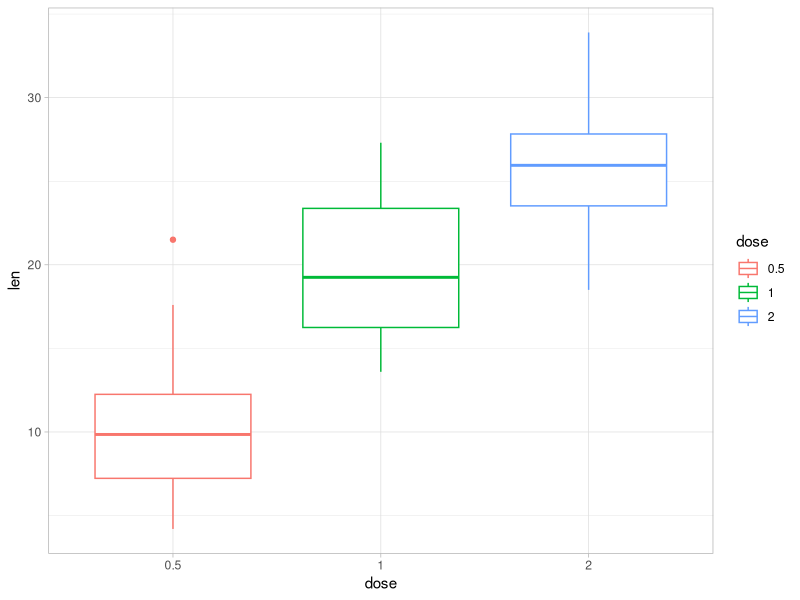
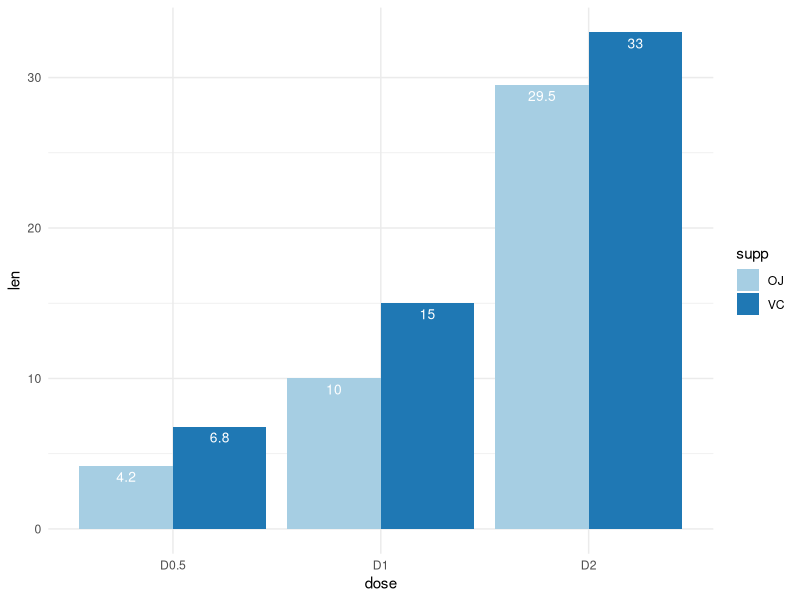
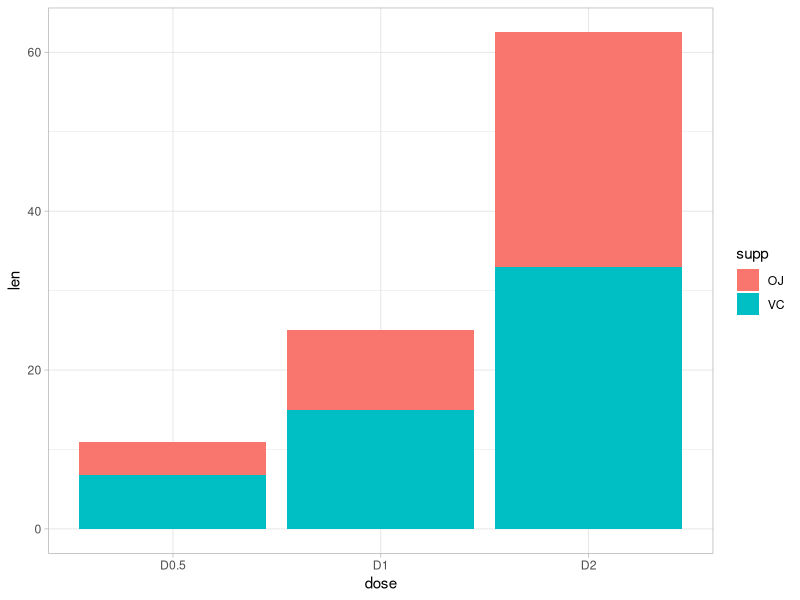
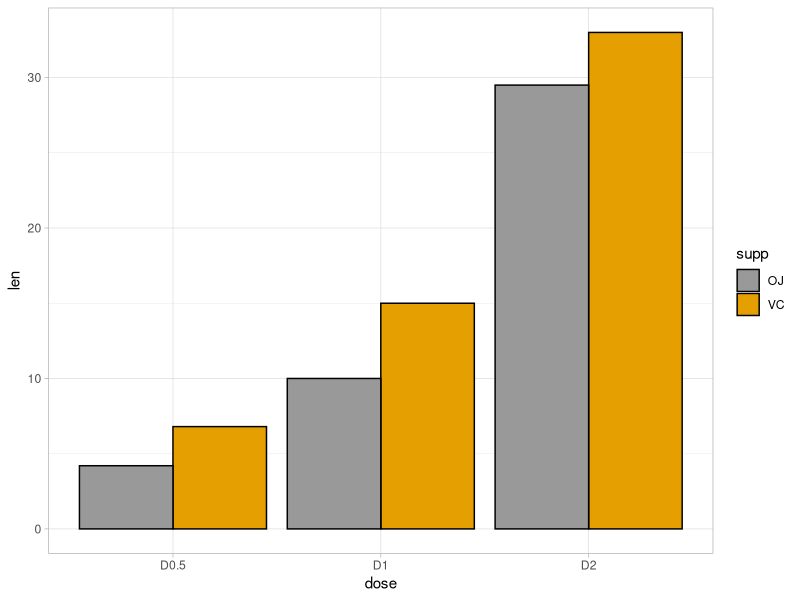
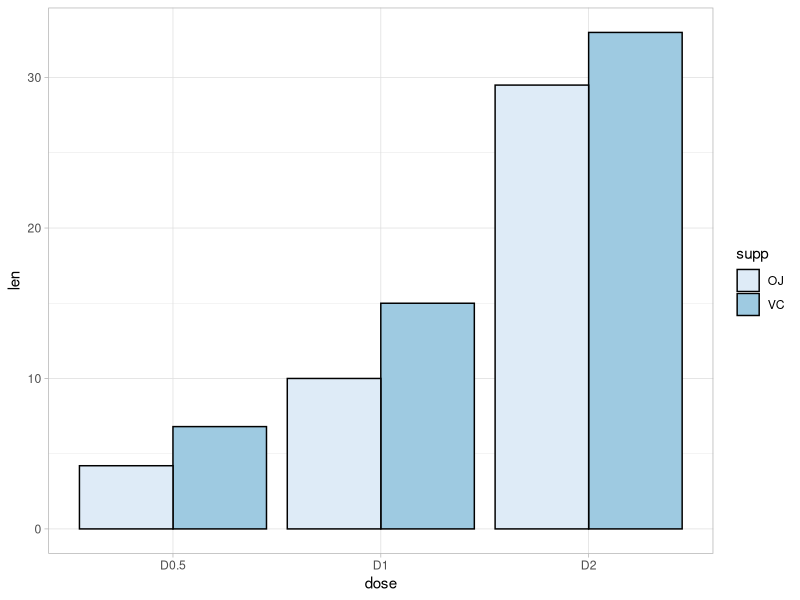

Write the R code that produced these figures, in order. (Note: this script raises an error after producing the figures.)
## ---- chunk 1
library(ggplot2)

ToothGrowth$dose <- as.factor(ToothGrowth$dose)
head(ToothGrowth)

p <- ggplot(ToothGrowth, aes(x=dose, y=len, color=dose)) + geom_boxplot()
p + theme_light()
## ---- chunk 2
df2 <- data.frame(supp=rep(c("VC", "OJ"), each=3),
                  dose=rep(c("D0.5", "D1", "D2"),2),
                  len=c(6.8, 15, 33, 4.2, 10, 29.5))
head(df2)

ggplot(data=df2, aes(x=dose, y=len, fill=supp)) +
  geom_bar(stat="identity", position=position_dodge())+
  geom_text(aes(label=len), vjust=1.6, color="white",
            position = position_dodge(0.9), size=3.5)+
  scale_fill_brewer(palette="Paired")+
  theme_minimal()
## ---- chunk 3

# Stacked barplot with multiple groups
p = ggplot(data=df2, aes(x=dose, y=len, fill=supp)) +
  geom_bar(stat="identity")
p + theme_light()

## ---- chunk 4

# Change the colors manually
p <- ggplot(data=df2, aes(x=dose, y=len, fill=supp)) +
geom_bar(stat="identity", color="black", position=position_dodge())+
  theme_light()
# Use custom colors
p + scale_fill_manual(values=c('#999999','#E69F00'))
# Use brewer color palettes
p + scale_fill_brewer(palette="Blues")

## ---- chunk 5

df3 <- data_summary(ToothGrowth, varname="len", 
                    groupnames=c("supp", "dose"))
# Convert dose to a factor variable
df3$dose=as.factor(df3$dose)
head(df3)

# Standard deviation of the mean as error bar
p <- ggplot(df3, aes(x=dose, y=len, fill=supp)) + 
   geom_bar(stat="identity", position=position_dodge()) +
  geom_errorbar(aes(ymin=len-sd, ymax=len+sd), width=.2,
                 position=position_dodge(.9))
  
p + scale_fill_brewer(palette="Paired") + theme_minimal()

## ---- chunk 6


p = ggplot(mtcars, aes(x=wt, y=mpg)) + 
  geom_point()+
  geom_smooth()
p + theme_light()

## ---- chunk 7
set.seed(1234)
x <- c(rnorm(500, mean = -1), rnorm(500, mean = 1.5))
y <- c(rnorm(500, mean = 1), rnorm(500, mean = 1.7))
group <- as.factor(rep(c(1,2), each=500))
df <- data.frame(x, y, group)
head(df)

scatterPlot <- ggplot(df,aes(x, y, color=group)) + 
  geom_point() + 
  scale_color_manual(values = c('#999999','#E69F00')) + 
  theme(legend.position=c(0,1), legend.justification=c(0,1))
scatterPlot
# Courbe de densité marginale de x (panel du haut)
xdensity <- ggplot(df, aes(x, fill=group)) + 
  geom_density(alpha=.5) + 
  scale_fill_manual(values = c('#999999','#E69F00')) + 
  theme(legend.position = "none")
xdensity
# Courbe de densité marginale de y (panel de droite)
ydensity <- ggplot(df, aes(y, fill=group)) + 
  geom_density(alpha=.5) + 
  scale_fill_manual(values = c('#999999','#E69F00')) + 
  theme(legend.position = "none")
ydensity

blankPlot <- ggplot()+geom_blank(aes(1,1))+
  theme(plot.background = element_blank(), 
   panel.grid.major = element_blank(),
   panel.grid.minor = element_blank(), 
   panel.border = element_blank(),
   panel.background = element_blank(),
   axis.title.x = element_blank(),
   axis.title.y = element_blank(),
   axis.text.x = element_blank(), 
   axis.text.y = element_blank(),
   axis.ticks = element_blank()
     )

#install.packages("gridExtra")
library("gridExtra")
grid.arrange(xdensity, blankPlot, scatterPlot, ydensity, 
        ncol=2, nrow=2, widths=c(4, 1.4), heights=c(1.4, 4))


